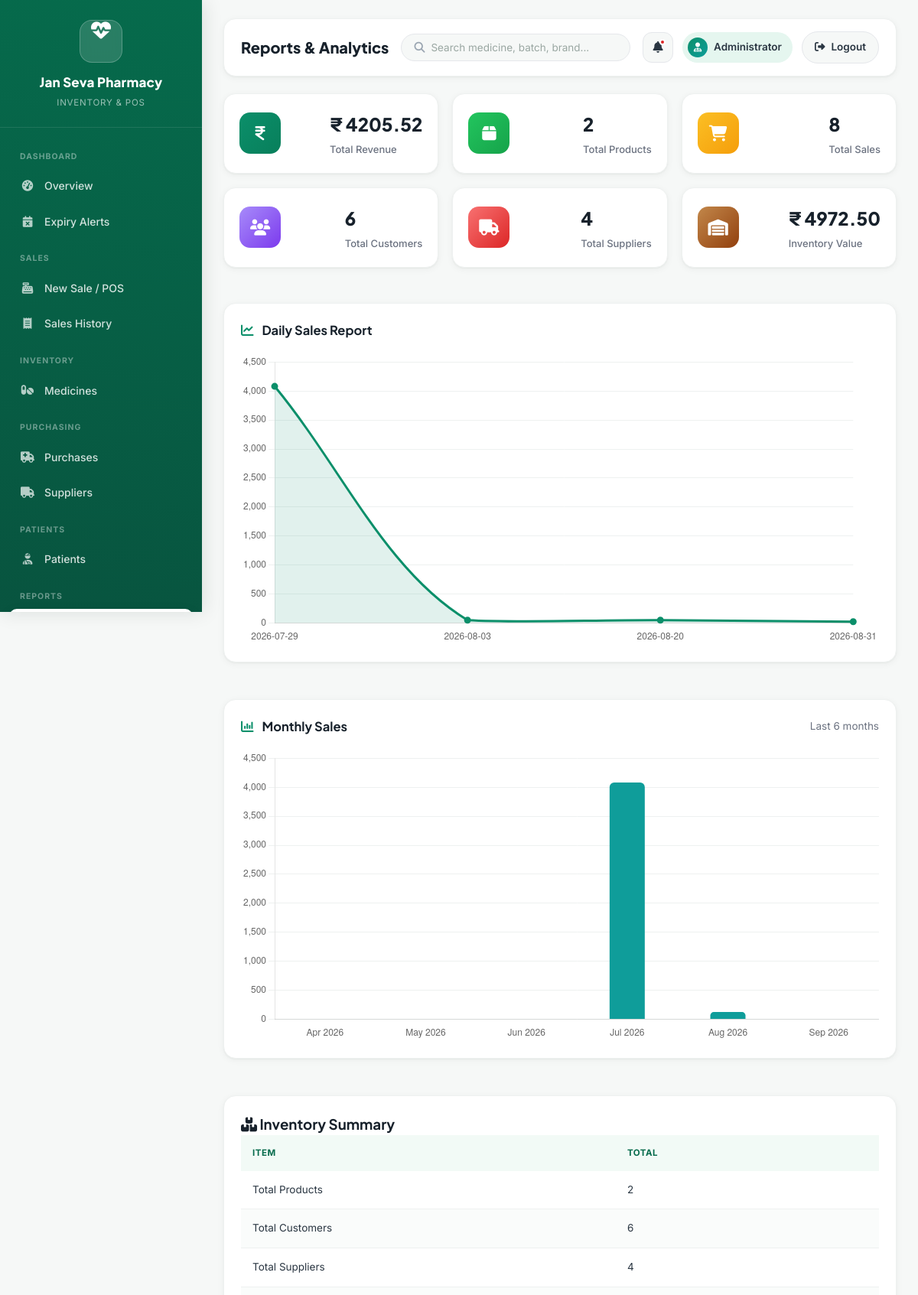
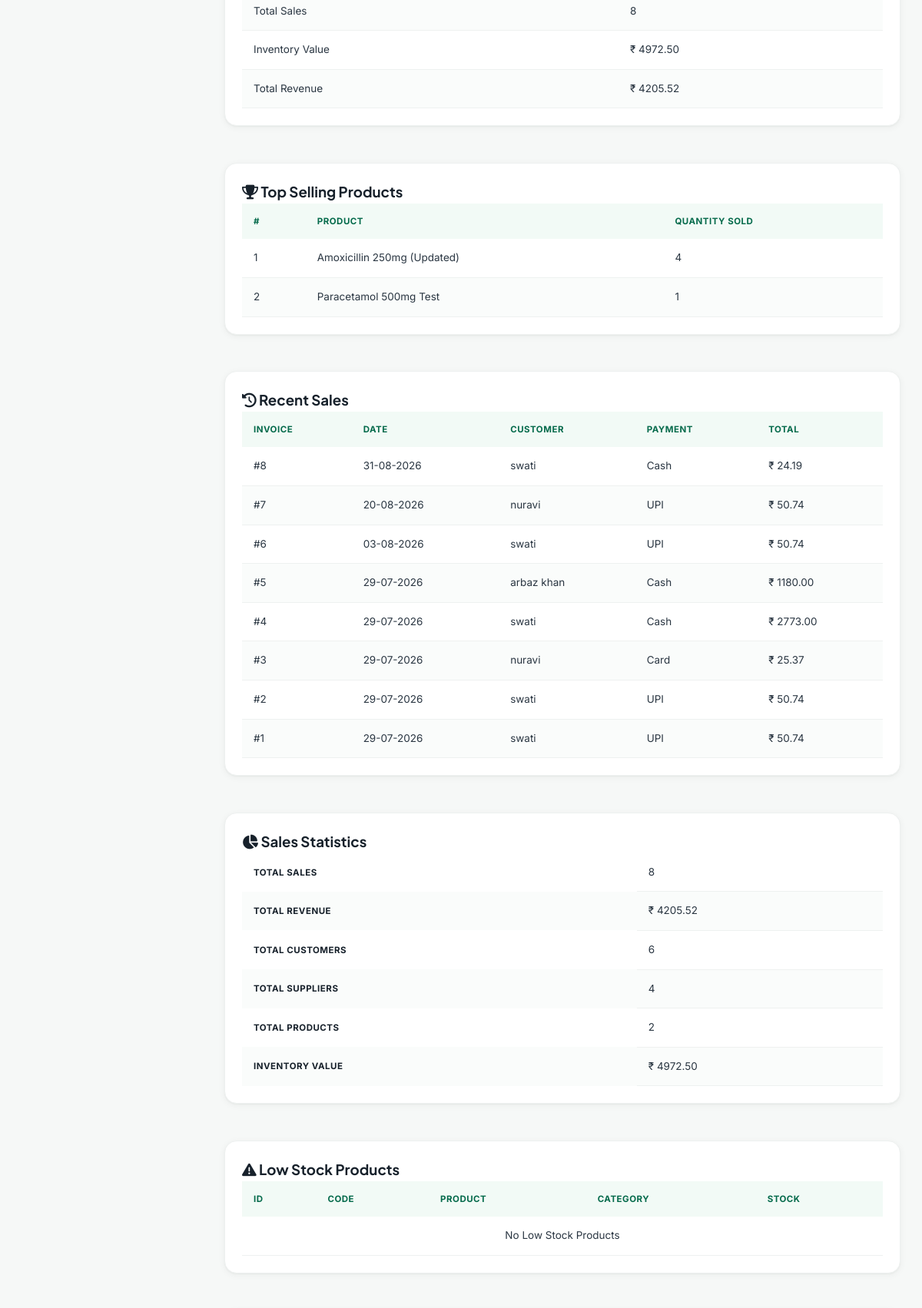
Screenshot of /reports (signed in, upper part) with the database file from the repository (2 pictures, top to bottom).
### app.py (models this page shows)
class Product(db.Model):
    id = db.Column(db.Integer, primary_key=True)
    code = db.Column(db.String(30), unique=True)
    name = db.Column(db.String(150), nullable=False)
    brand = db.Column(db.String(100))
    category = db.Column(db.String(100))
    batch_no = db.Column(db.String(50))
    manufacture_date = db.Column(db.Date)
    expiry_date = db.Column(db.Date)
    price = db.Column(db.Float)
    stock = db.Column(db.Integer, default=0)
    image = db.Column(db.String(255), default="default.png")
    created_at = db.Column(
        db.DateTime,
        default=datetime.utcnow
    )

class Sale(db.Model):
    id = db.Column(
        db.Integer,
        primary_key=True
    )
    customer_id = db.Column(
        db.Integer,
        db.ForeignKey("customer.id")
    )
    subtotal = db.Column(db.Float)
    discount = db.Column(db.Float)
    tax = db.Column(db.Float)
    total = db.Column(db.Float)
    payment_method = db.Column(db.String(30))
    date = db.Column(
        db.DateTime,
        default=lambda: datetime.utcnow() + timedelta(hours=5, minutes=30)
    )
    customer = db.relationship(
        "Customer",
        backref="sales"
    )
    items = db.relationship(
        "SaleItem",
        backref="sale",
        lazy=True,
        cascade="all, delete-orphan"
    )

class Customer(db.Model):
    id = db.Column(db.Integer, primary_key=True)
    name = db.Column(db.String(100))
    phone = db.Column(db.String(20))
    email = db.Column(db.String(100))
    address = db.Column(db.String(255))

### app.py (the view)
@app.route("/reports")
@login_required
def reports():
    today = date.today()
    total_products = Product.query.count()
    total_patients = Customer.query.count()
    total_suppliers = Supplier.query.count()
    total_sales = Sale.query.count()
    revenue = db.session.query(
        func.sum(Sale.total)
    ).scalar() or 0
    inventory_value = db.session.query(
        func.sum(Product.price * Product.stock)
    ).scalar() or 0
    low_stock_products = Product.query.filter(
        Product.stock <= 5
    ).order_by(
        Product.stock.asc()
    ).all()
    expired_products = Product.query.filter(
        Product.expiry_date != None,
        Product.expiry_date < today
    ).order_by(
        Product.expiry_date.asc()
    ).all()
    expired_count = len(expired_products)
    expiring_products = Product.query.filter(
        Product.expiry_date != None,
        Product.expiry_date >= today,
        Product.expiry_date <= today + timedelta(days=30)
    ).order_by(
        Product.expiry_date.asc()
    ).all()
    expiring_count = len(expiring_products)
    safe_count = Product.query.filter(
        Product.expiry_date != None,
        Product.expiry_date > today + timedelta(days=30)
    ).count()
    sales_data = (
        db.session.query(
            func.date(Sale.date).label("sale_date"),
            func.sum(Sale.total).label("amount")
        )
        .group_by(
            func.date(Sale.date)
        )
        .order_by(
            func.date(Sale.date)
        )
        .all()
    )
    chart_labels = []
    chart_data = []
    for row in sales_data:
        if isinstance(row.sale_date, str):
            chart_labels.append(
                row.sale_date
            )
        else:
            chart_labels.append(
                row.sale_date.strftime("%d-%m-%Y")
            )
        chart_data.append(
            float(row.amount)
        )
    def _shift_month_start(base_start, offset):
        year = base_start.year
        month = base_start.month + offset
        while month < 1:
            month += 12
            year -= 1
        while month > 12:
            month -= 12
            year += 1
        return base_start.replace(year=year, month=month, day=1)
    current_month_start = today.replace(day=1)
    monthly_labels = []
    monthly_values = []
    for i in range(5, -1, -1):
        month_start = _shift_month_start(current_month_start, -i)
        next_month_start = _shift_month_start(current_month_start, -i + 1)
        month_total = db.session.query(
            func.sum(Sale.total)
        ).filter(
            Sale.date >= month_start,
            Sale.date < next_month_start
        ).scalar() or 0
        monthly_labels.append(month_start.strftime("%b %Y"))
        monthly_values.append(round(float(month_total), 2))
    top_products = (
        db.session.query(
            Product.name.label("name"),
            func.sum(SaleItem.quantity).label("quantity_sold")
        )
        .join(
            SaleItem,
            SaleItem.product_id == Product.id
        )
        .group_by(
            Product.id
        )
        .order_by(
            func.sum(SaleItem.quantity).desc()
        )
        .limit(5)
        .all()
    )
    recent_sales = Sale.query.order_by(
        Sale.date.desc()
    ).limit(10).all()
    return render_template(
        "reports.html",
        revenue=revenue,
        inventory_value=inventory_value,
        total_products=total_products,
        total_patients=total_patients,
        total_suppliers=total_suppliers,
        total_sales=total_sales,
        low_stock_products=low_stock_products,
        expired_products=expired_products,
        expiring_products=expiring_products,
        expired_count=expired_count,
        expiring_count=expiring_count,
        safe_count=safe_count,
        sales_labels=chart_labels,
        sales_values=chart_data,
        monthly_labels=monthly_labels,
        monthly_values=monthly_values,
        top_products=top_products,
        recent_sales=recent_sales
    )

### templates/reports.html (shortened to what this page needs)
{% extends "base.html" %}
{% block page_title %}Reports & Analytics{% endblock %}
{% block content %}
<div class="dashboard-cards">
    <div class="card blue">
        <i class="fa-solid fa-indian-rupee-sign"></i>
        <div>
            <h3>₹ {{ "%.2f"|format(revenue) }}</h3>
            <p>Total Revenue</p>
        </div>
    </div>
    <div class="card green">
        <i class="fa-solid fa-box"></i>
        <div>
            <h3>{{ total_products }}</h3>
            <p>Total Products</p>
        </div>
    </div>
    <div class="card orange">
        <i class="fa-solid fa-cart-shopping"></i>
        <div>
            <h3>{{ total_sales }}</h3>
            <p>Total Sales</p>
        </div>
    </div>
    <div class="card purple">
        <i class="fa-solid fa-users"></i>
        <div>
            <h3>{{ total_patients }}</h3>
            <p>Total Customers</p>
        </div>
    </div>
    <div class="card red">
        <i class="fa-solid fa-truck"></i>
        <div>
            <h3>{{ total_suppliers }}</h3>
            <p>Total Suppliers</p>
        </div>
    </div>
    <div class="card brown">
        <i class="fa-solid fa-warehouse"></i>
        <div>
            <h3>₹ {{ "%.2f"|format(inventory_value) }}</h3>
            <p>Inventory Value</p>
        </div>
    </div>
</div>
<br>
<div class="dashboard-section">
    <div class="section-header">
        <h3>
            <i class="fa-solid fa-chart-line"></i>
            Daily Sales Report
        </h3>
    </div>
    <div class="chart-container">
        <canvas id="dailyChart"></canvas>
    </div>
</div>
<br>
<div class="dashboard-section">
    <div class="section-header">
        <h3>
            <i class="fa-solid fa-chart-column"></i>
            Monthly Sales
        </h3>
        <span class="page-header-sub" style="margin:0;">Last 6 months</span>
    </div>
    <div class="chart-container">
        <canvas id="monthlyChart"></canvas>
    </div>
</div>
<br>
<div class="dashboard-section">
    <h3>
        <i class="fa-solid fa-boxes-stacked"></i>
        Inventory Summary
    </h3>
    <table class="table">
        <thead>
            <tr>
                <th>Item</th>
                <th>Total</th>
            </tr>
        </thead>
        <tbody>
            <tr>
                <td>Total Products</td>
                <td>{{ total_products }}</td>
            </tr>
            <tr>
                <td>Total Customers</td>
                <td>{{ total_patients }}</td>
            </tr>
            <tr>
                <td>Total Suppliers</td>
                <td>{{ total_suppliers }}</td>
            </tr>
            <tr>
                <td>Total Sales</td>
                <td>{{ total_sales }}</td>
            </tr>
            <tr>
                <td>Inventory Value</td>
                <td>
                    ₹ {{ "%.2f"|format(inventory_value) }}
                </td>
            </tr>
            <tr>
                <td>Total Revenue</td>
                <td>
                    ₹ {{ "%.2f"|format(revenue) }}
                </td>
            </tr>
        </tbody>
    </table>
</div>
<br>
<div class="dashboard-section">
    <h3>
        <i class="fa-solid fa-trophy"></i>
        Top Selling Products
    </h3>
    <table class="table">
        <thead>
            <tr>
                <th>#</th>
                <th>Product</th>
                <th>Quantity Sold</th>
            </tr>
        </thead>
        <tbody>
        {% if top_products %}
            {% for product in top_products %}
            <tr>
                <td>{{ loop.index }}</td>
                <td>{{ product.name }}</td>
                <td>{{ product.quantity_sold }}</td>
            </tr>
            {% endfor %}
        {% else %}
            <tr>
                <td colspan="3" style="text-align:center;">
                    No sales available.
                </td>
            </tr>
        {% endif %}
        </tbody>
    </table>
</div>
<br>
<div class="dashboard-section">
    <h3>
        <i class="fa-solid fa-clock-rotate-left"></i>
        Recent Sales
    </h3>
    <table class="table">
        <thead>
            <tr>
                <th>Invoice</th>
                <th>Date</th>
                <th>Customer</th>
                <th>Payment</th>
                <th>Total</th>
            </tr>
        </thead>
        <tbody>
        {% if recent_sales %}
            {% for sale in recent_sales %}
            <tr>
                <td>#{{ sale.id }}</td>
                <td>{{ sale.date.strftime("%d-%m-%Y") }}</td>
                <td>
                    {% if sale.customer %}
                        {{ sale.customer.name }}
                    {% else %}
                        Walk-in Customer
                    {% endif %}
                </td>
                <td>{{ sale.payment_method }}</td>
                <td>
                    ₹ {{ "%.2f"|format(sale.total) }}
                </td>
            </tr>
            {% endfor %}
        {% else %}
            <tr>
                <td colspan="5" style="text-align:center;">
                    No sales found.
                </td>
            </tr>
        {% endif %}
        </tbody>
    </table>
</div>
<br>
<div class="dashboard-section">
    <h3>
        <i class="fa-solid fa-chart-pie"></i>
        Sales Statistics
    </h3>
    <table class="table">
        <tbody>
            <tr>
                <th>Total Sales</th>
                <td>{{ total_sales }}</td>
            </tr>
            <tr>
                <th>Total Revenue</th>
                <td>
                    ₹ {{ "%.2f"|format(revenue) }}
                </td>
            </tr>
            <tr>
                <th>Total Customers</th>
                <td>{{ total_patients }}</td>
            </tr>
            <tr>
                <th>Total Suppliers</th>
                <td>{{ total_suppliers }}</td>
            </tr>
            <tr>
                <th>Total Products</th>
                <td>{{ total_products }}</td>
            </tr>
            <tr>
                <th>Inventory Value</th>
                <td>
                    ₹ {{ "%.2f"|format(inventory_value) }}
                </td>
            </tr>
        </tbody>
    </table>
</div>
<br>
<div class="dashboard-section">
    <h3>
        <i class="fa-solid fa-triangle-exclamation"></i>
        Low Stock Products
    </h3>
    <table class="table">
        <thead>
            <tr>
                <th>ID</th>
                <th>Code</th>
                <th>Product</th>
                <th>Category</th>
                <th>Stock</th>
            </tr>
        </thead>
        <tbody>
        {% if low_stock_products %}
            {% for product in low_stock_products %}
            <tr>
                <td>{{ product.id }}</td>
                <td>{{ product.code }}</td>
                <td>{{ product.name }}</td>
                <td>{{ product.category }}</td>
                <td>
                    <span class="badge badge-danger">
                        {{ product.stock }}
                    </span>
                </td>
            </tr>
            {% endfor %}
        {% else %}
            <tr>
                <td colspan="5" style="text-align:center;">
                    No Low Stock Products
                </td>
            </tr>
        {% endif %}
        </tbody>
    </table>
</div>
<br>
{% endblock %}
{% block scripts %}
<script>
// ==============================
// DAILY SALES CHART
// ==============================
const dailyChart = document.getElementById("dailyChart");
if (dailyChart) {
    new Chart(dailyChart, {
        type: "line",
        data: {
            labels: {{ sales_labels|tojson }},
            datasets: [{
                label: "Daily Sales (₹)",
                data: {{ sales_values|tojson }},
                borderColor: "#0B8F6A",
                backgroundColor: "rgba(11,143,106,.12)",
                pointBackgroundColor: "#0B8F6A",
                borderWidth: 3,
                fill: true,
                tension: 0.35
            }]
        },
        options: {
            responsive: true,
            maintainAspectRatio: false,
            plugins: {
                legend: { display: false }
            },
            scales: {
                y: {
                    beginAtZero: true,
                    grid: { color: "#EEF1F0" }
                },
                x: {
                    grid: { display: false }
                }
            }
        }
    });
}
// ==============================
// MONTHLY SALES CHART
// ==============================
const monthlyChart = document.getElementById("monthlyChart");
if (monthlyChart) {
    new Chart(monthlyChart, {
        type: "bar",
        data: {
            labels: {{ monthly_labels|tojson }},
            datasets: [{
                label: "Monthly Revenue (₹)",
                data: {{ monthly_values|tojson }},
                backgroundColor: "#0F9D9A",
                borderRadius: 6,
                maxBarThickness: 46
            }]
        },
        options: {
            responsive: true,
            maintainAspectRatio: false,
            plugins: {
                legend: { display: false }
            },
            scales: {
                y: {
                    beginAtZero: true,
                    grid: { color: "#EEF1F0" }
                },
                x: {
                    grid: { display: false }
                }
            }
        }
    });
}
</script>
{% endblock %}

### rows the page displays
Product: name "Amoxicillin 250mg (Updated)", quantity_sold "4"
Product: name "Paracetamol 500mg Test", quantity_sold "1"
Sale: id "8", date "31-08-2026", customer.name "swati", payment_method "Cash", total "24.19"
Sale: id "7", date "20-08-2026", customer.name "nuravi", payment_method "UPI", total "50.74"
Sale: id "6", date "03-08-2026", customer.name "swati", payment_method "UPI", total "50.74"
Sale: id "5", date "29-07-2026", customer.name "arbaz khan", payment_method "Cash", total "1180.00"
Sale: id "4", date "29-07-2026", customer.name "swati", payment_method "Cash", total "2773.00"
Sale: id "3", date "29-07-2026", customer.name "nuravi", payment_method "Card", total "25.37"
Sale: id "2", date "29-07-2026", customer.name "swati", payment_method "UPI", total "50.74"
Sale: id "1", date "29-07-2026", customer.name "swati", payment_method "UPI", total "50.74"

### other values shown
{{ session.get('name', 'Administrator') }} "Administrator"
{{ "%.2f"|format(revenue) }} "4205.52"
{{ total_products }} "2"
{{ total_sales }} "8"
{{ total_patients }} "6"
{{ total_suppliers }} "4"
{{ "%.2f"|format(inventory_value) }} "4972.50"
chart data {{ sales_labels|tojson }} ["2026-07-29", "2026-08-03", "2026-08-20", "2026-08-31"]
chart data {{ sales_values|tojson }} [4079.85, 50.74, 50.74, 24.19]
chart data {{ monthly_values|tojson }} [0.0, 0.0, 0.0, 4079.85, 125.67, 0.0]
